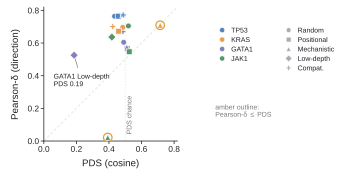

Generate this figure with Python:
"""Fig. 4f — direction–ranking dissociation across gene-by-split combinations."""
from __future__ import annotations

from matplotlib.lines import Line2D

import fig4_common as S

# Static QA contract: Arial/Helvetica sans-serif; svg.fonttype="none";
# pdf.fonttype=42; exports .svg, .pdf, .png and .tiff at dpi=600.
# Final assembled figure target: width_mm = 183.
W_MM, H_MM = 89.0, 45.0

SPLIT_MARKERS = {
    "split1": "o",
    "split2": "s",
    "split3": "^",
    "split5": "D",
    "split6": "P",
}


def main() -> None:
    S.apply_style()
    df = S.breakdown()
    inhouse = df[df["method"].map(S.is_inhouse)]
    summary = (
        inhouse.groupby(["gene", "split"])
        .agg(pds=("PDS_cos", "mean"), direction=("pearson_delta", "mean"))
        .reset_index()
    )
    n_above = int((summary["direction"] > summary["pds"]).sum())
    n = len(summary)

    fig = S.figure(W_MM, H_MM)
    # Plot on the left, keys in a column on the right. Stacked above the
    # plot the two key rows cost 12 mm of the 45 mm panel and forced the
    # square axes down to a third of the width; beside it they cost none.
    ax = fig.add_axes([0.125, 0.205, 0.50, 0.755])
    ax.set_anchor("W")
    ax.plot([0, 0.82], [0, 0.82], color=S.LIGHT_GREY, lw=0.7, ls=(0, (3, 2)))
    ax.axvline(0.50, color=S.LIGHT_GREY, lw=0.6, ls=(0, (1.5, 2)))
    for _, row in summary.iterrows():
        ax.plot(
            row["pds"],
            row["direction"],
            marker=SPLIT_MARKERS[row["split"]],
            ms=4.2,
            mfc=S.GENE_COLORS[row["gene"]],
            mec="white",
            mew=0.5,
            ls="none",
            zorder=4,
        )

    exceptions = summary[summary["direction"] <= summary["pds"]]
    ax.scatter(
        exceptions["pds"],
        exceptions["direction"],
        s=38,
        facecolors="none",
        edgecolors=S.AMBER,
        linewidths=0.9,
        zorder=5,
    )

    low_depth = summary[
        (summary["gene"] == "GATA1") & (summary["split"] == "split5")
    ].iloc[0]
    ax.annotate(
        "GATA1 Low-depth\nPDS 0.19",
        xy=(low_depth["pds"], low_depth["direction"]),
        xytext=(0.06, 0.37),
        ha="left",
        va="center",
        fontsize=5.0,
        color=S.INK,
        arrowprops=dict(arrowstyle="-", lw=0.5, color=S.GREY),
    )
    ax.text(
        0.507,
        0.04,
        "PDS chance",
        rotation=90,
        ha="left",
        va="bottom",
        fontsize=5.0,
        color=S.GREY,
    )

    ax.set_xlim(0, 0.82)
    ax.set_ylim(0, 0.82)
    ax.set_aspect("equal", adjustable="box")
    ax.set_xticks([0, 0.2, 0.4, 0.6, 0.8])
    ax.set_yticks([0, 0.2, 0.4, 0.6, 0.8])
    ax.set_xlabel("PDS (cosine)")
    ax.set_ylabel(r"Pearson-$\delta$ (direction)")
    ax.tick_params(axis="both", pad=1.2)
    S.despine(ax)

    gene_handles = [
        Line2D(
            [0],
            [0],
            marker="o",
            ls="none",
            ms=3.8,
            mfc=S.GENE_COLORS[gene],
            mec="white",
            mew=0.4,
            label=gene,
        )
        for gene in S.GENE_ORDER
    ]
    split_handles = [
        Line2D(
            [0],
            [0],
            marker=SPLIT_MARKERS[split],
            ls="none",
            ms=3.5,
            mfc=S.MID_GREY,
            mec="white",
            mew=0.4,
            label={
                "split1": "Random",
                "split2": "Positional",
                "split3": "Mechanistic",
                "split5": "Low-depth",
                "split6": "Compat.",
            }[split],
        )
        for split in S.SPLIT_ORDER
    ]
    fig.legend(
        handles=gene_handles,
        loc="upper left",
        bbox_to_anchor=(0.615, 0.845),
        ncol=1,
        labelspacing=0.42,
        handletextpad=0.3,
        borderaxespad=0,
        borderpad=0,
        fontsize=5.0,
    )
    fig.legend(
        handles=split_handles,
        loc="upper left",
        bbox_to_anchor=(0.805, 0.845),
        ncol=1,
        labelspacing=0.42,
        handletextpad=0.3,
        borderaxespad=0,
        borderpad=0,
        fontsize=5.0,
    )
    fig.text(
        0.615,
        0.42,
        "amber outline:\n" r"Pearson-$\delta$ $\leq$ PDS",
        ha="left",
        va="top",
        fontsize=5.0,
        color=S.GREY,
        linespacing=1.25,
    )
    S.save(fig, "fig4f_gene_split_dissociation")


if __name__ == "__main__":
    main()
